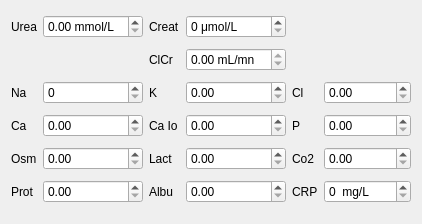
<?xml version="1.0" encoding="UTF-8"?>
<ui version="4.0">
 <class>LabTestsResults</class>
 <widget class="QWidget" name="LabTestsResults">
  <property name="geometry">
   <rect>
    <x>0</x>
    <y>0</y>
    <width>372</width>
    <height>224</height>
   </rect>
  </property>
  <property name="windowTitle">
   <string/>
  </property>
  <layout class="QGridLayout" name="gridLayout">
   <item row="4" column="0">
    <widget class="QLabel" name="osmLabel">
     <property name="sizePolicy">
      <sizepolicy hsizetype="Fixed" vsizetype="Preferred">
       <horstretch>0</horstretch>
       <verstretch>0</verstretch>
      </sizepolicy>
     </property>
     <property name="text">
      <string>Osm</string>
     </property>
    </widget>
   </item>
   <item row="4" column="4">
    <widget class="QLabel" name="co2Label">
     <property name="sizePolicy">
      <sizepolicy hsizetype="Fixed" vsizetype="Preferred">
       <horstretch>0</horstretch>
       <verstretch>0</verstretch>
      </sizepolicy>
     </property>
     <property name="text">
      <string>Co2</string>
     </property>
    </widget>
   </item>
   <item row="3" column="2">
    <widget class="QLabel" name="caIoLabel">
     <property name="sizePolicy">
      <sizepolicy hsizetype="Fixed" vsizetype="Preferred">
       <horstretch>0</horstretch>
       <verstretch>0</verstretch>
      </sizepolicy>
     </property>
     <property name="text">
      <string>Ca Io</string>
     </property>
    </widget>
   </item>
   <item row="2" column="5">
    <widget class="QDoubleSpinBox" name="cl">
     <property name="maximumSize">
      <size>
       <width>100</width>
       <height>16777215</height>
      </size>
     </property>
     <property name="maximum">
      <double>1000.000000000000000</double>
     </property>
    </widget>
   </item>
   <item row="4" column="2">
    <widget class="QLabel" name="lactLabel">
     <property name="sizePolicy">
      <sizepolicy hsizetype="Fixed" vsizetype="Preferred">
       <horstretch>0</horstretch>
       <verstretch>0</verstretch>
      </sizepolicy>
     </property>
     <property name="text">
      <string>Lact</string>
     </property>
    </widget>
   </item>
   <item row="0" column="3">
    <widget class="QDoubleSpinBox" name="creat">
     <property name="maximumSize">
      <size>
       <width>100</width>
       <height>16777215</height>
      </size>
     </property>
     <property name="suffix">
      <string> μmol/L</string>
     </property>
     <property name="decimals">
      <number>0</number>
     </property>
     <property name="maximum">
      <double>10000.000000000000000</double>
     </property>
    </widget>
   </item>
   <item row="3" column="4">
    <widget class="QLabel" name="phLabel">
     <property name="sizePolicy">
      <sizepolicy hsizetype="Fixed" vsizetype="Preferred">
       <horstretch>0</horstretch>
       <verstretch>0</verstretch>
      </sizepolicy>
     </property>
     <property name="text">
      <string>P</string>
     </property>
    </widget>
   </item>
   <item row="5" column="1">
    <widget class="QDoubleSpinBox" name="prot">
     <property name="maximumSize">
      <size>
       <width>100</width>
       <height>16777215</height>
      </size>
     </property>
    </widget>
   </item>
   <item row="2" column="4">
    <widget class="QLabel" name="clLabel">
     <property name="sizePolicy">
      <sizepolicy hsizetype="Fixed" vsizetype="Preferred">
       <horstretch>0</horstretch>
       <verstretch>0</verstretch>
      </sizepolicy>
     </property>
     <property name="text">
      <string>Cl</string>
     </property>
    </widget>
   </item>
   <item row="3" column="1">
    <widget class="QDoubleSpinBox" name="ca">
     <property name="maximumSize">
      <size>
       <width>100</width>
       <height>16777215</height>
      </size>
     </property>
    </widget>
   </item>
   <item row="3" column="3">
    <widget class="QDoubleSpinBox" name="caIo">
     <property name="maximumSize">
      <size>
       <width>100</width>
       <height>16777215</height>
      </size>
     </property>
    </widget>
   </item>
   <item row="0" column="2">
    <widget class="QLabel" name="creatLabel">
     <property name="sizePolicy">
      <sizepolicy hsizetype="Fixed" vsizetype="Preferred">
       <horstretch>0</horstretch>
       <verstretch>0</verstretch>
      </sizepolicy>
     </property>
     <property name="text">
      <string>Creat</string>
     </property>
    </widget>
   </item>
   <item row="4" column="1">
    <widget class="QDoubleSpinBox" name="osm">
     <property name="maximumSize">
      <size>
       <width>100</width>
       <height>16777215</height>
      </size>
     </property>
    </widget>
   </item>
   <item row="4" column="3">
    <widget class="QDoubleSpinBox" name="lact">
     <property name="maximumSize">
      <size>
       <width>100</width>
       <height>16777215</height>
      </size>
     </property>
    </widget>
   </item>
   <item row="2" column="0">
    <widget class="QLabel" name="naLabel">
     <property name="sizePolicy">
      <sizepolicy hsizetype="Fixed" vsizetype="Preferred">
       <horstretch>0</horstretch>
       <verstretch>0</verstretch>
      </sizepolicy>
     </property>
     <property name="text">
      <string>Na</string>
     </property>
    </widget>
   </item>
   <item row="5" column="2">
    <widget class="QLabel" name="albuLabel">
     <property name="sizePolicy">
      <sizepolicy hsizetype="Fixed" vsizetype="Preferred">
       <horstretch>0</horstretch>
       <verstretch>0</verstretch>
      </sizepolicy>
     </property>
     <property name="text">
      <string>Albu</string>
     </property>
    </widget>
   </item>
   <item row="5" column="3">
    <widget class="QDoubleSpinBox" name="albu">
     <property name="maximumSize">
      <size>
       <width>100</width>
       <height>16777215</height>
      </size>
     </property>
    </widget>
   </item>
   <item row="5" column="5">
    <widget class="QDoubleSpinBox" name="crp">
     <property name="maximumSize">
      <size>
       <width>100</width>
       <height>16777215</height>
      </size>
     </property>
     <property name="suffix">
      <string>  mg/L</string>
     </property>
     <property name="decimals">
      <number>0</number>
     </property>
     <property name="maximum">
      <double>1000.000000000000000</double>
     </property>
    </widget>
   </item>
   <item row="3" column="0">
    <widget class="QLabel" name="caLabel">
     <property name="sizePolicy">
      <sizepolicy hsizetype="Fixed" vsizetype="Preferred">
       <horstretch>0</horstretch>
       <verstretch>0</verstretch>
      </sizepolicy>
     </property>
     <property name="text">
      <string>Ca</string>
     </property>
    </widget>
   </item>
   <item row="2" column="1">
    <widget class="QDoubleSpinBox" name="na">
     <property name="maximumSize">
      <size>
       <width>100</width>
       <height>16777215</height>
      </size>
     </property>
     <property name="decimals">
      <number>0</number>
     </property>
     <property name="maximum">
      <double>1000.000000000000000</double>
     </property>
    </widget>
   </item>
   <item row="4" column="5">
    <widget class="QDoubleSpinBox" name="co2">
     <property name="maximumSize">
      <size>
       <width>100</width>
       <height>16777215</height>
      </size>
     </property>
    </widget>
   </item>
   <item row="2" column="2">
    <widget class="QLabel" name="kLabel">
     <property name="sizePolicy">
      <sizepolicy hsizetype="Fixed" vsizetype="Preferred">
       <horstretch>0</horstretch>
       <verstretch>0</verstretch>
      </sizepolicy>
     </property>
     <property name="text">
      <string>K</string>
     </property>
    </widget>
   </item>
   <item row="5" column="4">
    <widget class="QLabel" name="crpLabel">
     <property name="sizePolicy">
      <sizepolicy hsizetype="Fixed" vsizetype="Preferred">
       <horstretch>0</horstretch>
       <verstretch>0</verstretch>
      </sizepolicy>
     </property>
     <property name="text">
      <string>CRP</string>
     </property>
    </widget>
   </item>
   <item row="0" column="6">
    <spacer name="horizontalSpacer">
     <property name="orientation">
      <enum>Qt::Horizontal</enum>
     </property>
     <property name="sizeHint" stdset="0">
      <size>
       <width>40</width>
       <height>20</height>
      </size>
     </property>
    </spacer>
   </item>
   <item row="2" column="3">
    <widget class="QDoubleSpinBox" name="k">
     <property name="maximumSize">
      <size>
       <width>100</width>
       <height>16777215</height>
      </size>
     </property>
     <property name="maximum">
      <double>1000.000000000000000</double>
     </property>
    </widget>
   </item>
   <item row="0" column="1">
    <widget class="QDoubleSpinBox" name="urea">
     <property name="maximumSize">
      <size>
       <width>100</width>
       <height>16777215</height>
      </size>
     </property>
     <property name="suffix">
      <string> mmol/L</string>
     </property>
    </widget>
   </item>
   <item row="3" column="5">
    <widget class="QDoubleSpinBox" name="ph">
     <property name="maximumSize">
      <size>
       <width>100</width>
       <height>16777215</height>
      </size>
     </property>
    </widget>
   </item>
   <item row="5" column="0">
    <widget class="QLabel" name="protLabel">
     <property name="sizePolicy">
      <sizepolicy hsizetype="Fixed" vsizetype="Preferred">
       <horstretch>0</horstretch>
       <verstretch>0</verstretch>
      </sizepolicy>
     </property>
     <property name="text">
      <string>Prot</string>
     </property>
    </widget>
   </item>
   <item row="0" column="0">
    <widget class="QLabel" name="ureaLabel">
     <property name="sizePolicy">
      <sizepolicy hsizetype="Fixed" vsizetype="Preferred">
       <horstretch>0</horstretch>
       <verstretch>0</verstretch>
      </sizepolicy>
     </property>
     <property name="text">
      <string>Urea</string>
     </property>
    </widget>
   </item>
   <item row="1" column="2">
    <widget class="QLabel" name="clcrLabel">
     <property name="sizePolicy">
      <sizepolicy hsizetype="Fixed" vsizetype="Preferred">
       <horstretch>0</horstretch>
       <verstretch>0</verstretch>
      </sizepolicy>
     </property>
     <property name="text">
      <string>ClCr</string>
     </property>
    </widget>
   </item>
   <item row="1" column="3">
    <widget class="QDoubleSpinBox" name="crclDoubleSpinBox">
     <property name="maximumSize">
      <size>
       <width>100</width>
       <height>16777215</height>
      </size>
     </property>
     <property name="readOnly">
      <bool>true</bool>
     </property>
     <property name="suffix">
      <string> mL/mn</string>
     </property>
     <property name="maximum">
      <double>1000.000000000000000</double>
     </property>
    </widget>
   </item>
  </layout>
 </widget>
 <resources/>
 <connections/>
</ui>
